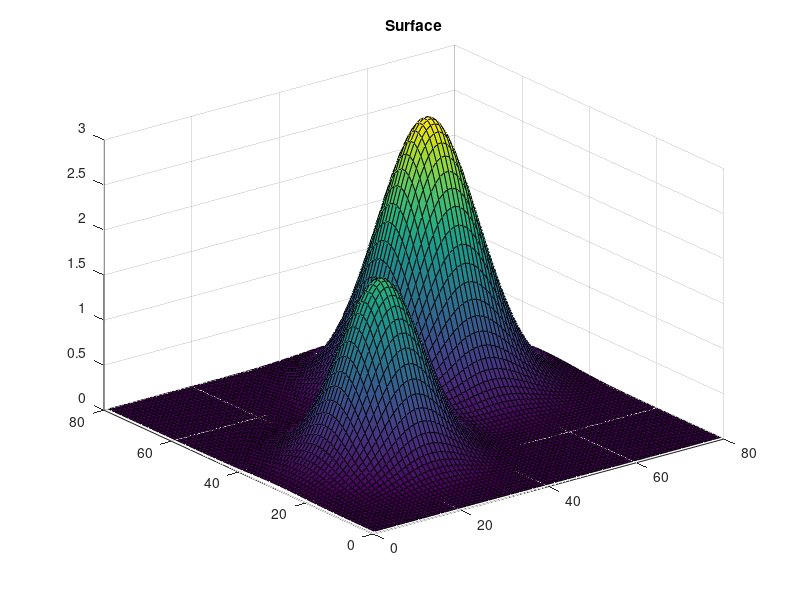
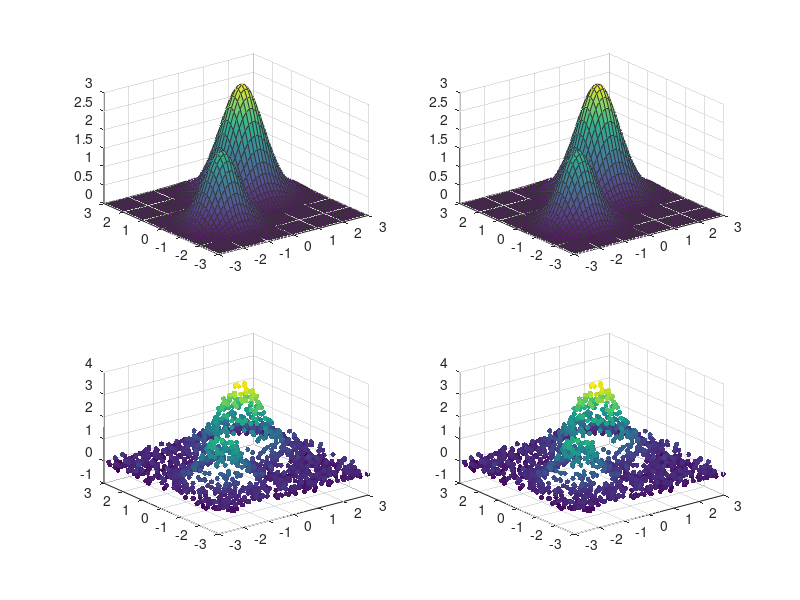

Reproduce these figures in MATLAB, in order. (Note: this script raises an error after producing the figures.)
% 이름   : three_d_plot_example
% 용도   : plot-style 3d-plot 케이스 — before/after 비교 예제 (합성 표면)
% 작성자 : REM2 / 2026
% 사용법 : MATLAB에서 직접 실행 (외부 데이터 불필요). image_fig/에 PNG 저장
% 의존성 : 없음 (기본 MATLAB)

%% 합성 데이터 — 2D 가우시안 합 표면 (예: 자기장 세기 분포)
clear; clc;
gx = linspace(-3, 3, 80);
gy = linspace(-3, 3, 80);
[X, Y] = meshgrid(gx, gy);                  % 공간 좌표 (mm)
Z = 3*exp(-((X-1).^2 + (Y-1).^2)) ...       % 봉우리 1
  + 2*exp(-((X+1.2).^2 + (Y+0.8).^2)/0.7);  % 봉우리 2  → 세기 (mT)

%% 출력 폴더
thisDir = fileparts(mfilename('fullpath'));
outDir  = fullfile(thisDir, 'image_fig');
if ~exist(outDir, 'dir'); mkdir(outDir); end

%% ── BEFORE — 흔한 문제: 인덱스축 surf(Z), 라벨 없음, colorbar 없음, 격자선 난잡, 기본 view
figBefore = figure('Name', '3d-plot BEFORE');
surf(Z);                                    % X,Y 없이 인덱스 축, 촘촘한 검은 격자
title('Surface');
exportgraphics(figBefore, fullfile(outDir, 'three_d_plot_before.png'), 'Resolution', 300);

%% ── AFTER — plot-style 3d-plot 케이스: 2x2 (상단 surf mesh, 하단 point cloud), 각 iso/top 2시점
fontSize  = 16;            % 2x2 밀집 레이아웃 → 가독성 위해 폰트 축소 (단일 패널 기본은 24)
fontName  = 'Times New Roman';
gridStyle = '--';  gridAlpha = 0.25;

% 연속 필드 함수 (그리드 surf + 포인트 클라우드 공용)
fieldFn = @(x, y) 3*exp(-((x-1).^2 + (y-1).^2)) ...
                + 2*exp(-((x+1.2).^2 + (y+0.8).^2)/0.7);

% surf용 그리드 (mesh 형태가 보이도록 적당한 해상도)
sgx = linspace(-3, 3, 45);  sgy = linspace(-3, 3, 45);
[Xs, Ys] = meshgrid(sgx, sgy);
Zs = fieldFn(Xs, Ys);

% 포인트 클라우드 (측정점 모사: 무작위 위치 + 약간의 노이즈)
M  = 1500;
px = -3 + 6*rand(M, 1);  py = -3 + 6*rand(M, 1);
pz = fieldFn(px, py) + 0.12*randn(M, 1);

zMax = 1.1*max(Zs(:));

figAfter = figure('Name', '3d-plot AFTER', 'Color', 'w', ...
                  'Units', 'pixels', 'Position', [80 80 1150 980]);
ax1 = subplot(2, 2, 1, 'Parent', figAfter);   % surf — iso
ax2 = subplot(2, 2, 2, 'Parent', figAfter);   % surf — top
ax3 = subplot(2, 2, 3, 'Parent', figAfter);   % point cloud — iso
ax4 = subplot(2, 2, 4, 'Parent', figAfter);   % point cloud — top

% 상단: surf (mesh 형태 — 엣지 표시)
surf(ax1, Xs, Ys, Zs, 'EdgeColor', [0.2 0.2 0.2], 'FaceAlpha', 0.9);
surf(ax2, Xs, Ys, Zs, 'EdgeColor', [0.2 0.2 0.2], 'FaceAlpha', 0.9);

% 하단: point cloud (값으로 색)
scatter3(ax3, px, py, pz, 14, pz, 'filled');
scatter3(ax4, px, py, pz, 14, pz, 'filled');

colormap(figAfter, 'parula');

allAx = [ax1, ax2, ax3, ax4];
for k = 1:numel(allAx)
    ax = allAx(k);
    set(ax, 'FontSize', fontSize, 'FontName', fontName, 'Box', 'on', ...
            'XGrid', 'on', 'YGrid', 'on', 'ZGrid', 'on', ...
            'GridLineStyle', gridStyle, 'GridAlpha', gridAlpha);
    xlabel(ax, 'X Position (mm)');           % 3축 모두 라벨 + 단위
    ylabel(ax, 'Y Position (mm)');
    zlabel(ax, 'Flux Density (mT)');         % z축이 값(세기)을 나타냄 → colorbar 불필요
    xlim(ax, [-3, 3]);  ylim(ax, [-3, 3]);  zlim(ax, [0, zMax]);
    clim(ax, [0, max(Zs(:))]);               % 패널 간 색 범위만 통일 (colorbar 없음)
    pbaspect(ax, [1 1 0.7]);                 % 단위 다름(mm vs mT) → 데이터 종횡비 대신 가독성 박스
end
view(ax1, 30, 15);  view(ax3, 30, 15);       % iso 시점
view(ax2, 0, 90);   view(ax4, 0, 90);        % top-down 시점
exportgraphics(figAfter, fullfile(outDir, 'three_d_plot_after.png'), 'Resolution', 300);

disp('three_d_plot_example: before/after PNG 저장 완료 → image_fig/');
